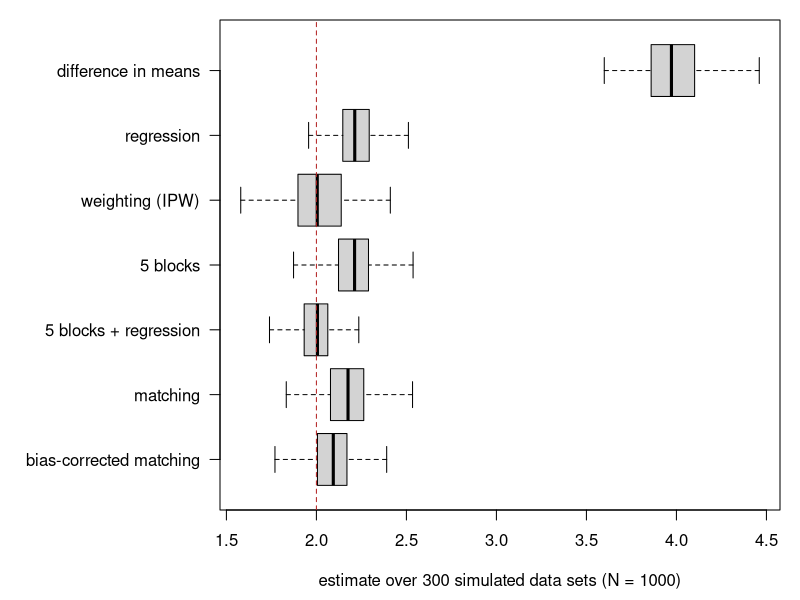

This chart was generated by the following R code:
# Sampling distributions of estimators of an average effect in simulated observational studies.
set.seed(0)
n <- 1000; reps <- 300; tau <- 2

one_run <- function() {
  x1 <- rnorm(n); x2 <- rnorm(n)
  w <- rbinom(n, 1, plogis(-0.8 + 1.2 * x1 + 0.6 * x2))
  y <- 1.5 * x1 + 0.8 * x1^2 + x2 + tau * w + rnorm(n)   # constant effect: ATE = ATT = tau
  d <- data.frame(y, w, x1, x2)
  e <- fitted(glm(w ~ x1 + x2, family = binomial, data = d))
  ipw <- weighted.mean(y[w == 1], 1 / e[w == 1]) - weighted.mean(y[w == 0], 1 / (1 - e[w == 0]))
  d$block <- cut(e, quantile(e, 0:5 / 5), include.lowest = TRUE)
  by_block <- sapply(split(d, d$block), function(b)
    c(q = nrow(b) / n, dif = mean(b$y[b$w == 1]) - mean(b$y[b$w == 0]),
      adj = coef(lm(y ~ w + x1 + x2, data = b))[["w"]]))
  xt <- cbind(x1, x2)[w == 1, ]; xc <- cbind(x1, x2)[w == 0, ]; yc <- y[w == 0]
  m <- apply(xt, 1, function(r) which.min(colSums((t(xc) - r)^2)))   # nearest control, with replacement
  used <- unique(m)
  beta <- coef(lm(yc[used] ~ xc[used, ]))[-1]
  c("difference in means" = mean(y[w == 1]) - mean(y[w == 0]),
    "regression" = coef(lm(y ~ w + x1 + x2))[["w"]],
    "weighting (IPW)" = ipw,
    "5 blocks" = sum(by_block["q", ] * by_block["dif", ]),
    "5 blocks + regression" = sum(by_block["q", ] * by_block["adj", ]),
    "matching" = mean(y[w == 1] - yc[m]),
    "bias-corrected matching" = mean(y[w == 1] - yc[m] - (xt - xc[m, ]) %*% beta))
}

res <- t(replicate(reps, one_run()))
par(mar = c(4.5, 11, 1, 1))
boxplot(res[, ncol(res):1], horizontal = TRUE, las = 1, outline = FALSE,
        xlab = sprintf("estimate over %d simulated data sets (N = %d)", reps, n))
abline(v = tau, lty = 2, col = "firebrick")
